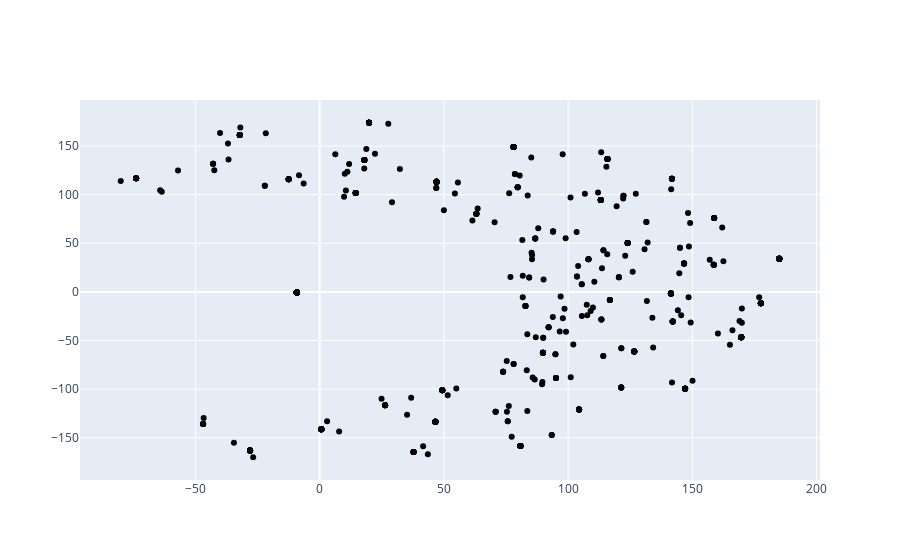

Write notebook code for a chart like this one.
### Code cell
data = [
    go.Scatter(
        x = tsne_df.iloc[:2000,0].values,
        y = tsne_df.iloc[:2000,1].values,
        text = tsne_df.iloc[:2000,2].values,
        hoverinfo = 'text',
        marker = dict(
            color = 'black'
        ),
        mode='markers',
        showlegend = False
    )
]

iplot(data, filename = "add-hover-text")

### Figure 1 — Plotly figure (JSON) as saved in the notebook; plotly's stock layout.template omitted (floating-point values rounded to 4 significant figures; data arrays with more than 128 entries replaced by an {"elided": "..."} marker saying what was removed)
{"data": [{"hoverinfo": "text", "marker": {"color": "black"}, "mode": "markers", "showlegend": false, "text": {"elided": "2000 str values"}, "type": "scatter", "x": {"elided": "2000 float values"}, "y": {"elided": "2000 float values"}}], "layout": {}}
